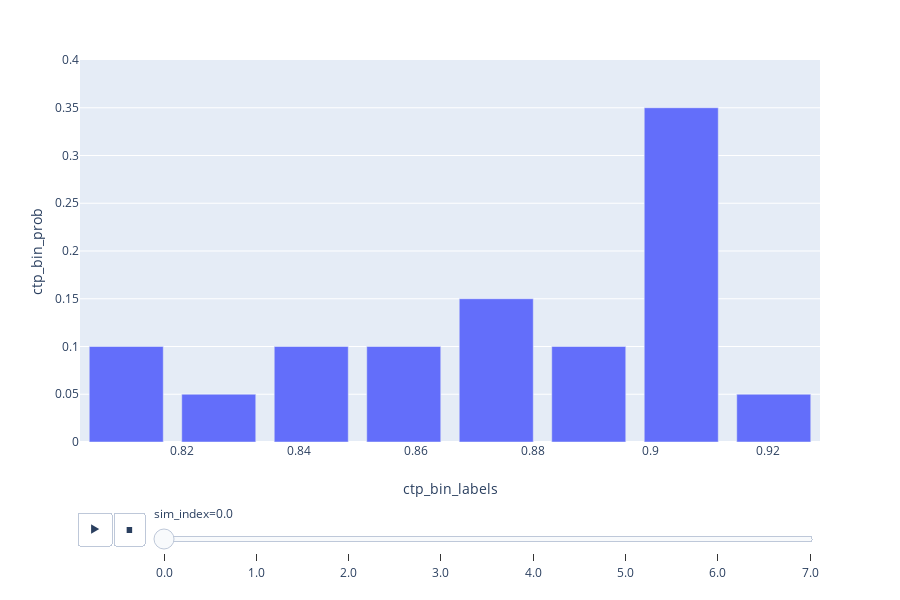

This figure's notebook cell:
### Code cell
draw_interactive_prob_bar_plot_for_simulations(
    make_df_for_simulations(simulate_ctp)
)

### Figure 1 — Plotly figure (JSON) as saved in the notebook; plotly's stock layout.template omitted (floating-point values rounded to 4 significant figures)
{"data": [{"alignmentgroup": "True", "hovertemplate": "sim_index=0.0<br>ctp_bin_labels=%{x}<br>ctp_bin_prob=%{y}<extra></extra>", "legendgroup": "", "marker": {"color": "#636efa"}, "name": "", "offsetgroup": "", "orientation": "v", "showlegend": false, "textposition": "auto", "type": "bar", "uid": "ecc46ee0-4c71-4d47-bc9c-5d1de25e0047", "x": [0.8105, 0.8263, 0.8421, 0.8579, 0.8737, 0.8895, 0.9053, 0.9211], "xaxis": "x", "y": [0.1, 0.05, 0.1, 0.1, 0.15, 0.1, 0.35, 0.05], "yaxis": "y"}], "layout": {"barmode": "relative", "grid": {"xaxes": ["x"], "xgap": 0.1, "xside": "bottom", "yaxes": ["y"], "ygap": 0.1, "yside": "left"}, "height": 600, "legend": {"tracegroupgap": 0}, "margin": {"t": 60}, "sliders": [{"active": 0, "currentvalue": {"prefix": "sim_index="}, "len": 0.9, "pad": {"b": 10, "t": 60}, "steps": [{"args": [["0.0"], {"frame": {"duration": 0, "redraw": true}, "fromcurrent": true, "mode": "immediate", "transition": {"duration": 0, "easing": "linear"}}], "label": "0.0", "method": "animate"}, {"args": [["1.0"], {"frame": {"duration": 0, "redraw": true}, "fromcurrent": true, "mode": "immediate", "transition": {"duration": 0, "easing": "linear"}}], "label": "1.0", "method": "animate"}, {"args": [["2.0"], {"frame": {"duration": 0, "redraw": true}, "fromcurrent": true, "mode": "immediate", "transition": {"duration": 0, "easing": "linear"}}], "label": "2.0", "method": "animate"}, {"args": [["3.0"], {"frame": {"duration": 0, "redraw": true}, "fromcurrent": true, "mode": "immediate", "transition": {"duration": 0, "easing": "linear"}}], "label": "3.0", "method": "animate"}, {"args": [["4.0"], {"frame": {"duration": 0, "redraw": true}, "fromcurrent": true, "mode": "immediate", "transition": {"duration": 0, "easing": "linear"}}], "label": "4.0", "method": "animate"}, {"args": [["5.0"], {"frame": {"duration": 0, "redraw": true}, "fromcurrent": true, "mode": "immediate", "transition": {"duration": 0, "easing": "linear"}}], "label": "5.0", "method": "animate"}, {"args": [["6.0"], {"frame": {"duration": 0, "redraw": true}, "fromcurrent": true, "mode": "immediate", "transition": {"duration": 0, "easing": "linear"}}], "label": "6.0", "method": "animate"}, {"args": [["7.0"], {"frame": {"duration": 0, "redraw": true}, "fromcurrent": true, "mode": "immediate", "transition": {"duration": 0, "easing": "linear"}}], "label": "7.0", "method": "animate"}], "x": 0.1, "xanchor": "left", "y": 0, "yanchor": "top"}], "updatemenus": [{"buttons": [{"args": [null, {"frame": {"duration": 500, "redraw": true}, "fromcurrent": true, "mode": "immediate", "transition": {"duration": 500, "easing": "linear"}}], "label": "&#9654;", "method": "animate"}, {"args": [[null], {"frame": {"duration": 0, "redraw": true}, "fromcurrent": true, "mode": "immediate", "transition": {"duration": 0, "easing": "linear"}}], "label": "&#9724;", "method": "animate"}], "direction": "left", "pad": {"r": 10, "t": 70}, "showactive": false, "type": "buttons", "x": 0.1, "xanchor": "right", "y": 0, "yanchor": "top"}], "xaxis": {"title": {"text": "ctp_bin_labels"}}, "yaxis": {"range": [0, 0.4], "title": {"text": "ctp_bin_prob"}}}}
